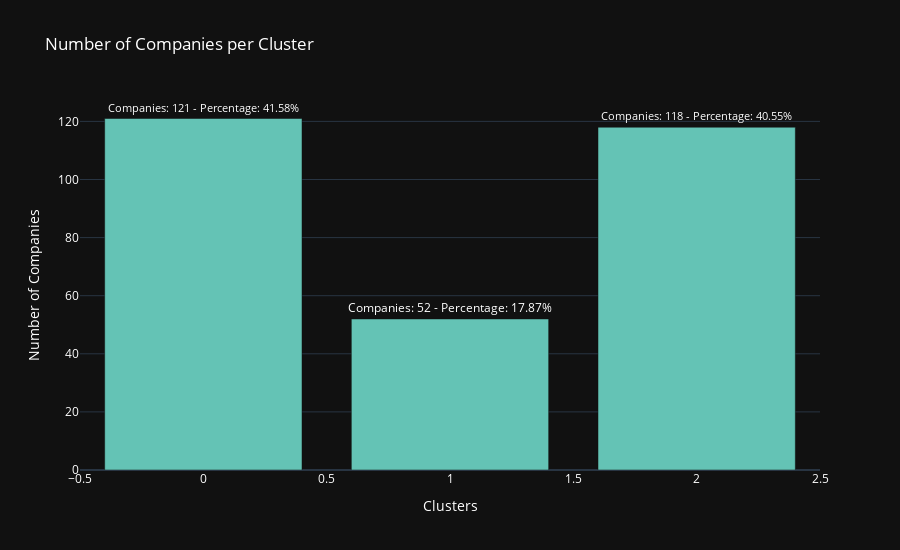

Notebook source saved alongside this figure:
### Markdown cell above
### Companies and Sectors per Cluster

### Code cell
number_companies_cluster = df_fundamentals_scored_kmeans.groupby('kmeans_cluster')['ticker'].count()
total_companies = number_companies_cluster.sum()
percentage_companies_cluster = (number_companies_cluster / total_companies) * 100
combined_text = [f"Companies: {count} - Percentage: {percent:.2f}%" for count, percent in zip(number_companies_cluster, percentage_companies_cluster)]

fig = go.Figure()
fig.add_trace(go.Bar(x=number_companies_cluster.index, y=number_companies_cluster.values, name='Number of Companies per Cluster', text=combined_text, marker=dict(color='rgb(100, 195, 181)')))
fig.update_traces(textposition='outside')
fig.update_layout(title='Number of Companies per Cluster', xaxis_title='Clusters', yaxis_title='Number of Companies', template='plotly_dark', font=dict(color='white'), height=550)
fig.show()

### Figure 1 — Plotly figure (JSON) as saved in the notebook; plotly's stock layout.template omitted (floating-point values rounded to 4 significant figures)
{"data": [{"marker": {"color": "rgb(100, 195, 181)"}, "name": "Number of Companies per Cluster", "text": ["Companies: 121 - Percentage: 41.58%", "Companies: 52 - Percentage: 17.87%", "Companies: 118 - Percentage: 40.55%"], "textposition": "outside", "type": "bar", "x": [0, 1, 2], "y": [121, 52, 118]}], "layout": {"font": {"color": "white"}, "height": 550, "title": {"text": "Number of Companies per Cluster"}, "xaxis": {"title": {"text": "Clusters"}}, "yaxis": {"title": {"text": "Number of Companies"}}}}
